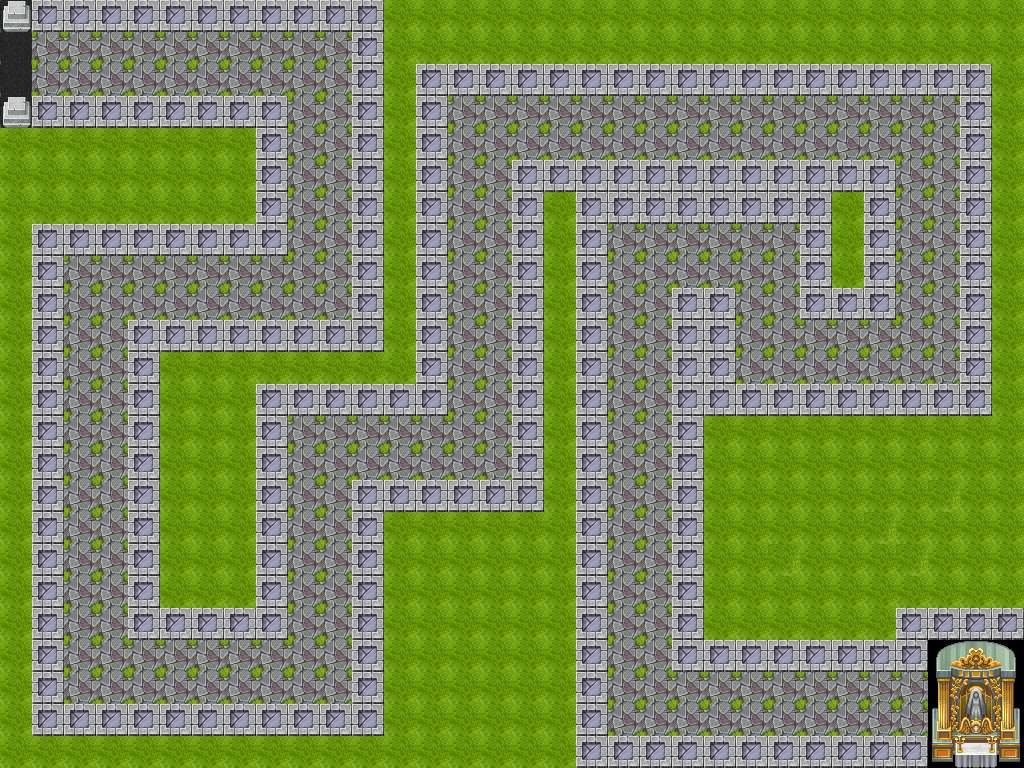

Rendered tile map (Tiled .tmx) drawn with the repository's tilesets; below, a short description and the map source with its tile grids summarised:
An orthogonal 32x24 tile map with 32x32 px tiles, 2 tile layers (Background, Foreground), 2 tilesets.

<map version="1.0" orientation="orthogonal" renderorder="right-down" width="32" height="24" tilewidth="32" tileheight="32" nextobjectid="1">
 <tileset firstgid="1" name="tilea2" tilewidth="32" tileheight="32">
  <image source="tilea2.png" width="512" height="384" />
 </tileset>
 <tileset firstgid="193" name="tilee5" tilewidth="32" tileheight="32">
  <image source="tilee5.png" trans="ff00ff" width="512" height="512" />
 </tileset>
 <layer name="Background" width="32" height="24">
  <data>[768 cells, 768 non-empty, 15 distinct tile ids]</data>
 </layer>
 <layer name="Foreground" width="32" height="24">
  <data>[768 cells, 250 non-empty, 3 distinct tile ids]</data>
 </layer>
</map>
